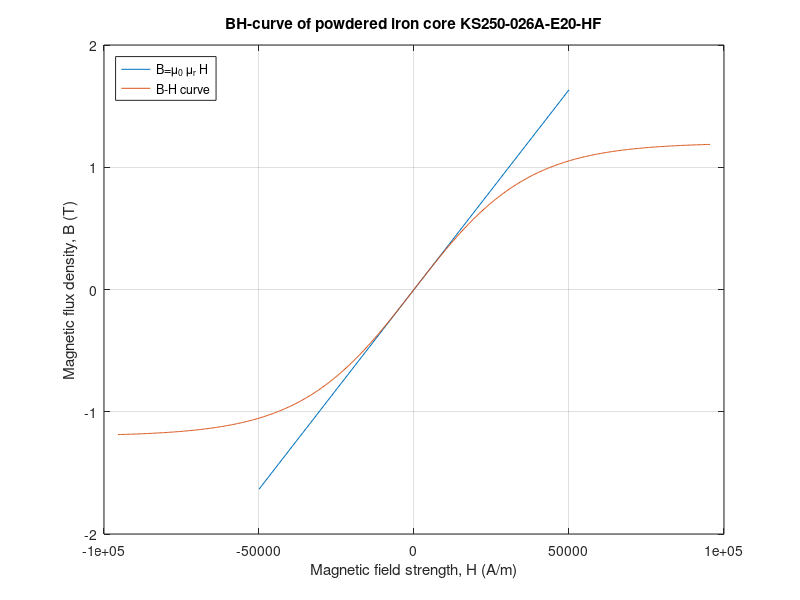
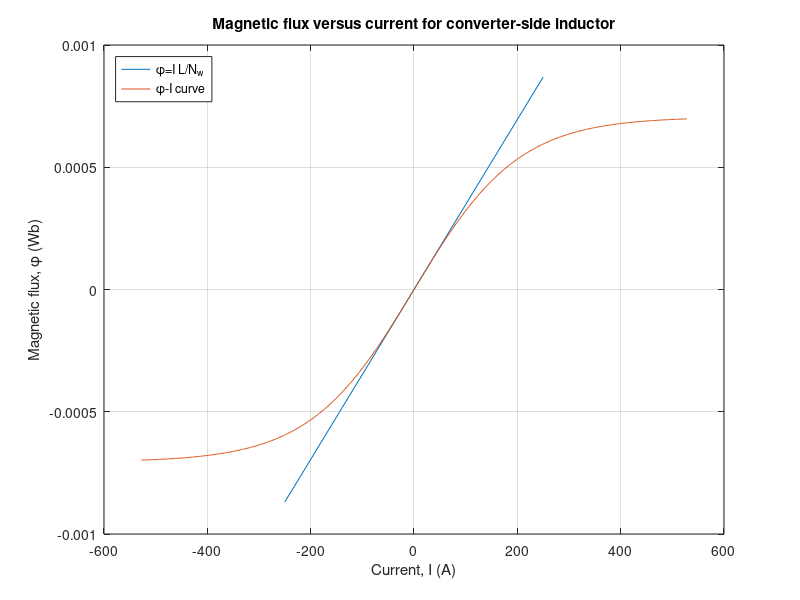

Reproduce these figures in MATLAB, in order. (Note: this script raises an error after producing the figures.)
clear, close all, clc;

%% Characteristics
% Core (KS250-026A-E20-HF)
n_cores = 2;
N = 26;
Nw = N;
Ae = 2.940*10^-4; % [m^2]
le = 14.370e-2; % [m]
mu_r = 26;
mu_0 = 4*pi*10^-7;
mu = mu_r * mu_0;

% Inverter characteristics
V_ph = 230;
V_ll = 230*sqrt(3); % For star connection
P_o = 200000;
I_ph = P_o/(V_ll*sqrt(3));
IL_avg = I_ph;

% Nominal value
L_nom = n_cores*N^2*mu*Ae/le;


%% BH-curve according to figure in datasheet
% Magnetizing force (H, Oersted)
graph_x = [1, 2.0040346541427647, 3.0045009784357193, 4.002624920399505, 5.001172246143714, 6.0008395886725205, 7.008543091687776, ...
           7.967443701819634, 9.027026129421197, 10.02252249260898, 19.950378888390272, 30.011232404429457, 39.84655831425289, ...
           49.78720352485547, 59.940932890331865, 70.00663905611724, 80.39465238093258, 90.47357242349284, 100.1125491265153, ...
           199.95312114496275, 300.7882518043099, 399.36302695765556, 502.37253882137367, 600.759348121316, 699.2793577521177, ...
           803.042706257887, 900.6740704326758, 1003.3802754129212];

% Relative permeability (percent)
graph_y = [100, 100, 100, 100, 100, 100, 100, 100, 100, 100, 99.47604790419162, 98.65269461077844, 97.60479041916167, 96.33233532934132, ...
          94.68562874251496, 92.96407185628743, 91.01796407185628, 88.84730538922156, 86.75149700598803, 63.398203592814355, 44.08682634730539, ...
          31.437125748503007, 22.979041916167574, 17.365269461077858, 13.622754491017986, 10.778443113772425, 8.832335329341348, 7.3353293413173475];

% Magnetizing field strength [A/m]
H_Am_graph = graph_x./0.0125663706;

% Relative permeabilty (absolute value)
mu_graph = mu_r.*(graph_y./100); % Unused due to KDM equation later


%% BH-curve according to MATLAB Simulink calculation
% https://se.mathworks.com/help/sps/ug/nonlinear-inductor-characteristics.html;jsessionid=154128d76f89d6095368281edb2b
B_sat_begin = (20/0.0125663706)*mu_0*mu_r; % See datasheet figure
B_sat = 1.2; % See: https://www.kdm-mag.com/products/super-sendust-cores-390.html

H_sat_begin = (B_sat_begin)/(mu_0*mu_r);
a = atanh(B_sat_begin/B_sat)/H_sat_begin;

H_linear = [-50000 50000];
B_linear = mu_0*mu_r*H_linear;

H_nonlinear = -60*H_sat_begin:H_sat_begin/4:60*H_sat_begin;
B_nonlinear = B_sat*tanh(a*H_nonlinear);

figure(1)
plot(H_linear,B_linear,H_nonlinear,B_nonlinear)
grid('on');
title('BH-curve of powdered iron core KS250-026A-E20-HF');
xlabel('Magnetic field strength, H (A/m)');
ylabel('Magnetic flux density, B (T)');
legend('B=\mu_0 \mu_r H', 'B-H curve', 'Location', 'NorthWest')

%% I-Wb curve according to MATLAB Simulink calculation
L_linear = n_cores*mu_0*mu_r*Ae*N^2/le;
I_linear = [-250 250];
phi_linear = I_linear.*L_linear/N;

I_nonlinear = le.*H_nonlinear./N;
phi_nonlinear = n_cores.*B_nonlinear.*Ae;

figure(2)
plot(I_linear, phi_linear, I_nonlinear, phi_nonlinear)
grid('on');
title('Magnetic flux versus current for converter-side inductor');
xlabel('Current, I (A)');
ylabel('Magnetic flux, \phi (Wb)');
legend('\phi=I L/N_w', '\phi-I curve', 'Location', 'NorthWest');

%% Non-linear inductance curve
% Calculation based on equation from KDM:
% (https://www.kdm-mag.com/products/details-characteristics-curves-1374.html)
percent_permeability = 100./(1+2.27e-05.*(H_Am_graph*0.0125663706).^1.9167);
L_KDM = n_cores*N^2*(mu.*percent_permeability/100*Ae)/le;
I_graph = le.*(graph_x./0.0125663706)./N;

figure(3)
%semilogx(I_graph,L_KDM*1000000, 'LineWidth', 1)
%hold on

syms x
l_c = 26^2*(4*pi*10^-7*26*2*2.94e-04)/(0.1437*(1+2.27e-05*(0.0125663706*(x*26)/(0.1437))^1.9167));
fplot(l_c*1000000, [0 500], 'LineWidth', 4)
set(gca, 'FontSize', 18)
xlim([0 500])
ylim([0 100])
grid('on');
title('Current versus inductance for converter-side inductor', 'FontSize', 26);
xlabel('Current [A]', 'FontSize', 22);
ylabel('Inductance [\muH]', 'FontSize', 22);

% Command graveyard
%L_graph = n_cores*N^2*(mu.*graph_y./100*Ae)/le;
%phi_graph = B_T_graph.*Ae;
%phi_graph = I_graph.*L_graph./N;
%L_nonlinear = n_cores*N^2*(phi_nonlinear)./I_nonlinear

% figure(2)
% %plot(I_graph,phi_graph)
% plot(I_graph,phi_graph,I_nonlinear,phi_nonlinear)
% grid( 'on' );
% title( 'Magnetic flux, \phi, versus current, I' );
% xlabel( 'Current, I (A)' );
% ylabel( 'Magnetic flux, \phi (Wb)' );
% legend('Graph','Nonlinear')